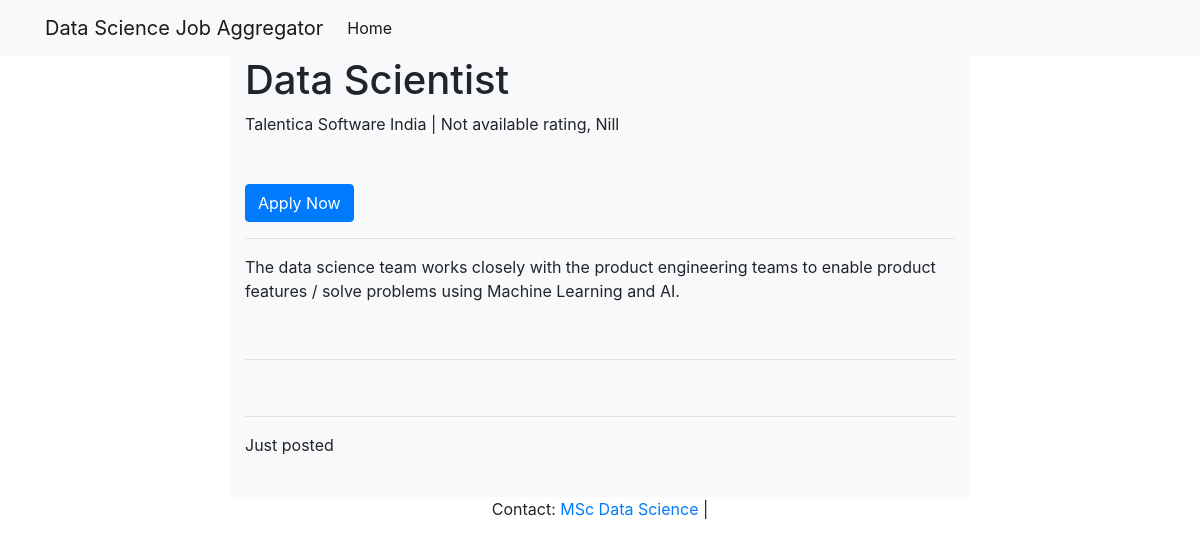
Page /job_search/1/ on the committed database.
### job_search/models.py (models this page shows, shortened)
class Job(models.Model):
    url = models.CharField(max_length=250, unique=True)
    title = models.CharField(max_length=250)
    company_link = models.CharField(max_length=250)
    company_name = models.CharField(max_length=250)
    ratings = models.CharField(max_length=100)
    reviews = models.CharField(max_length=250)
    experience = models.CharField(max_length=250)
    salary = models.CharField(max_length=250)
    location = models.CharField(max_length=250)
    posted = models.CharField(max_length=250)
    skills = models.CharField(max_length=250)
    created_date = models.DateTimeField(default=timezone.now)
    class Meta:
        ordering = ['created_date']
    class Admin:
        pass

### job_search/views.py (the view)
# urls.py: path("<int:pk>/", views.job_detail, name="job_detail"),
def job_detail(request, pk):
    job = Job.objects.get(pk=pk)
    context = {
        'job': job
    }
    return render(request, 'job_detail.html', context)

### job_search/templates/job_detail.html (shortened to what this page needs)
{% extends "base.html" %}
{% block page_content %}
    <div class="col-md-8 offset-md-2 bg-light">
        <h1>{{ job.title }}</h1>
        <medium>
            {{ job.company_name }} | {{ job.ratings }} rating, {{ job.reviews }}
        </medium>
        <a href="{{ job.url }}" class="btn btn-primary" target="_blank" rel="noopener noreferrer">Apply Now</a>
        <hr>
	    <p>{{job.skills | safe | linebreaks }}</p>
        <hr>
        <hr>
        <p>{{ job.posted | safe | linebreaks }}</p>
    </div>
{% endblock %}

### rows in the picture
Job: title "Data Scientist", company_name "Talentica Software India", ratings "Not available", reviews "Nill", skills "The data science team works closely with the product engineering teams to enable product features / solve problems using Machine Learning and AI.", posted "Just posted"
